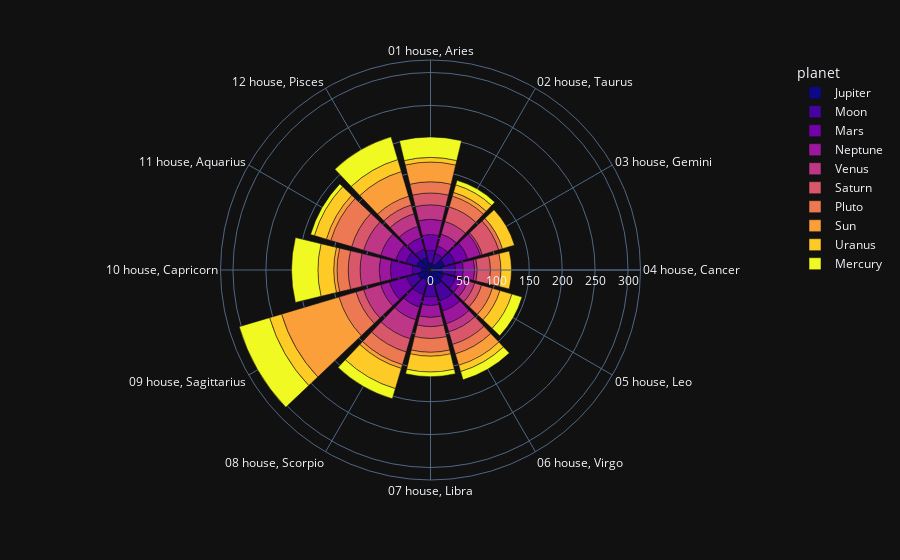

Notebook cell for this chart:
### Code cell
fig = px.bar_polar(forkrug, r="counts", theta="House",
                   color="planet", template="plotly_dark",
                   color_discrete_sequence= px.colors.sequential.Plasma)
fig.show()

### Figure 1 — Plotly figure (JSON) as saved in the notebook; plotly's stock layout.template omitted (floating-point values rounded to 4 significant figures)
{"data": [{"hovertemplate": "planet=Jupiter<br>counts=%{r}<br>House=%{theta}<extra></extra>", "legendgroup": "Jupiter", "marker": {"color": "#0d0887"}, "name": "Jupiter", "r": [11, 10, 22, 18, 21, 24, 21, 17, 20, 14, 22, 20], "showlegend": true, "subplot": "polar", "theta": ["01 house, Aries", "02 house, Taurus", "03 house, Gemini", "04 house, Cancer", "05 house, Leo", "06 house, Virgo", "07 house, Libra", "08 house, Scorpio", "09 house, Sagittarius", "10 house, Capricorn", "11 house, Aquarius", "12 house, Pisces"], "type": "barpolar"}, {"hovertemplate": "planet=Moon<br>counts=%{r}<br>House=%{theta}<extra></extra>", "legendgroup": "Moon", "marker": {"color": "#46039f"}, "name": "Moon", "r": [19, 16, 17, 20, 19, 25, 20, 22, 18, 14, 17, 13], "showlegend": true, "subplot": "polar", "theta": ["01 house, Aries", "02 house, Taurus", "03 house, Gemini", "04 house, Cancer", "05 house, Leo", "06 house, Virgo", "07 house, Libra", "08 house, Scorpio", "09 house, Sagittarius", "10 house, Capricorn", "11 house, Aquarius", "12 house, Pisces"], "type": "barpolar"}, {"hovertemplate": "planet=Mars<br>counts=%{r}<br>House=%{theta}<extra></extra>", "legendgroup": "Mars", "marker": {"color": "#7201a8"}, "name": "Mars", "r": [24, 12, 20, 12, 9, 16, 13, 20, 27, 33, 16, 18], "showlegend": true, "subplot": "polar", "theta": ["01 house, Aries", "02 house, Taurus", "03 house, Gemini", "04 house, Cancer", "05 house, Leo", "06 house, Virgo", "07 house, Libra", "08 house, Scorpio", "09 house, Sagittarius", "10 house, Capricorn", "11 house, Aquarius", "12 house, Pisces"], "type": "barpolar"}, {"hovertemplate": "planet=Neptune<br>counts=%{r}<br>House=%{theta}<extra></extra>", "legendgroup": "Neptune", "marker": {"color": "#9c179e"}, "name": "Neptune", "r": [23, 19, 20, 17, 10, 20, 18, 20, 14, 17, 24, 18], "showlegend": true, "subplot": "polar", "theta": ["01 house, Aries", "02 house, Taurus", "03 house, Gemini", "04 house, Cancer", "05 house, Leo", "06 house, Virgo", "07 house, Libra", "08 house, Scorpio", "09 house, Sagittarius", "10 house, Capricorn", "11 house, Aquarius", "12 house, Pisces"], "type": "barpolar"}, {"hovertemplate": "planet=Venus<br>counts=%{r}<br>House=%{theta}<extra></extra>", "legendgroup": "Venus", "marker": {"color": "#bd3786"}, "name": "Venus", "r": [22, 20, 3, 4, 11, 13, 14, 30, 27, 29, 27, 20], "showlegend": true, "subplot": "polar", "theta": ["01 house, Aries", "02 house, Taurus", "03 house, Gemini", "04 house, Cancer", "05 house, Leo", "06 house, Virgo", "07 house, Libra", "08 house, Scorpio", "09 house, Sagittarius", "10 house, Capricorn", "11 house, Aquarius", "12 house, Pisces"], "type": "barpolar"}, {"hovertemplate": "planet=Saturn<br>counts=%{r}<br>House=%{theta}<extra></extra>", "legendgroup": "Saturn", "marker": {"color": "#d8576b"}, "name": "Saturn", "r": [18, 23, 26, 20, 11, 20, 18, 21, 12, 18, 19, 14], "showlegend": true, "subplot": "polar", "theta": ["01 house, Aries", "02 house, Taurus", "03 house, Gemini", "04 house, Cancer", "05 house, Leo", "06 house, Virgo", "07 house, Libra", "08 house, Scorpio", "09 house, Sagittarius", "10 house, Capricorn", "11 house, Aquarius", "12 house, Pisces"], "type": "barpolar"}, {"hovertemplate": "planet=Pluto<br>counts=%{r}<br>House=%{theta}<extra></extra>", "legendgroup": "Pluto", "marker": {"color": "#ed7953"}, "name": "Pluto", "r": [17, 17, 6, 16, 17, 15, 21, 20, 27, 17, 33, 14], "showlegend": true, "subplot": "polar", "theta": ["01 house, Aries", "02 house, Taurus", "03 house, Gemini", "04 house, Cancer", "05 house, Leo", "06 house, Virgo", "07 house, Libra", "08 house, Scorpio", "09 house, Sagittarius", "10 house, Capricorn", "11 house, Aquarius", "12 house, Pisces"], "type": "barpolar"}, {"hovertemplate": "planet=Sun<br>counts=%{r}<br>House=%{theta}<extra></extra>", "legendgroup": "Sun", "marker": {"color": "#fb9f3a"}, "name": "Sun", "r": [30, 6, 0, 0, 12, 18, 6, 6, 91, 5, 7, 39], "showlegend": true, "subplot": "polar", "theta": ["01 house, Aries", "02 house, Taurus", "03 house, Gemini", "04 house, Cancer", "05 house, Leo", "06 house, Virgo", "07 house, Libra", "08 house, Scorpio", "09 house, Sagittarius", "10 house, Capricorn", "11 house, Aquarius", "12 house, Pisces"], "type": "barpolar"}, {"hovertemplate": "planet=Uranus<br>counts=%{r}<br>House=%{theta}<extra></extra>", "legendgroup": "Uranus", "marker": {"color": "#fdca26"}, "name": "Uranus", "r": [7, 12, 19, 16, 19, 10, 24, 32, 19, 24, 19, 19], "showlegend": true, "subplot": "polar", "theta": ["01 house, Aries", "02 house, Taurus", "03 house, Gemini", "04 house, Cancer", "05 house, Leo", "06 house, Virgo", "07 house, Libra", "08 house, Scorpio", "09 house, Sagittarius", "10 house, Capricorn", "11 house, Aquarius", "12 house, Pisces"], "type": "barpolar"}, {"hovertemplate": "planet=Mercury<br>counts=%{r}<br>House=%{theta}<extra></extra>", "legendgroup": "Mercury", "marker": {"color": "#f0f921"}, "name": "Mercury", "r": [31, 7, 0, 0, 16, 13, 7, 16, 48, 40, 6, 36], "showlegend": true, "subplot": "polar", "theta": ["01 house, Aries", "02 house, Taurus", "03 house, Gemini", "04 house, Cancer", "05 house, Leo", "06 house, Virgo", "07 house, Libra", "08 house, Scorpio", "09 house, Sagittarius", "10 house, Capricorn", "11 house, Aquarius", "12 house, Pisces"], "type": "barpolar"}], "layout": {"barmode": "relative", "legend": {"title": {"text": "planet"}, "tracegroupgap": 0}, "margin": {"t": 60}, "polar": {"angularaxis": {"direction": "clockwise", "rotation": 90}, "domain": {"x": [0, 1], "y": [0, 1]}}}}
